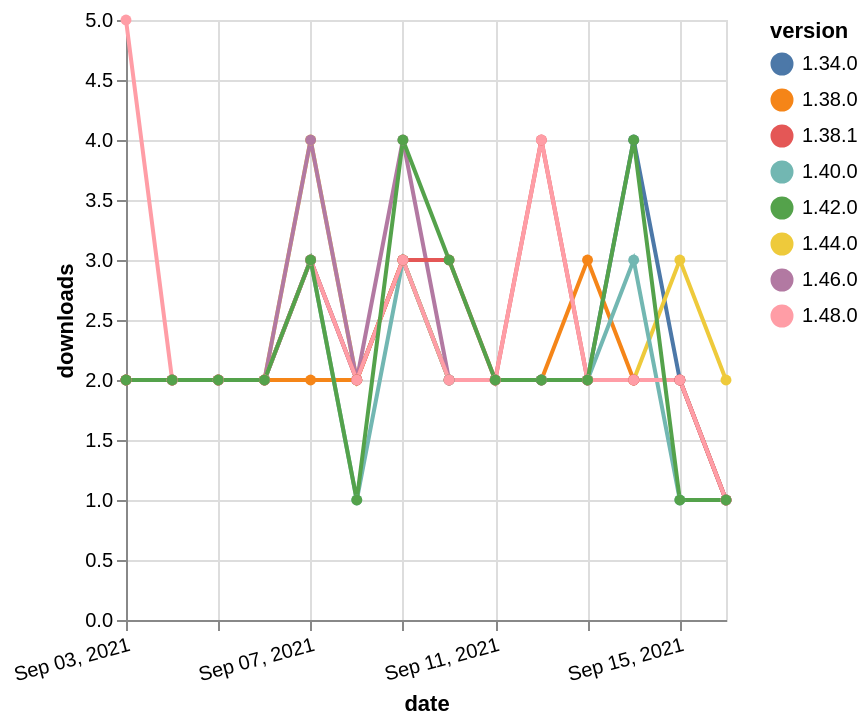

Vega-Lite specification stored for this chart:
### Vega-Lite specification from a JSON file in a GitHub repository (floating-point values rounded to 4 significant figures)
{"$schema": "https://vega.github.io/schema/vega-lite/v5.json", "description": "A simple bar chart with embedded data.", "data": {"values": [{"date": "2021-09-03", "total": 2621, "delta": 2, "version": "1.34.0"}, {"date": "2021-09-04", "total": 2623, "delta": 2, "version": "1.34.0"}, {"date": "2021-09-05", "total": 2625, "delta": 2, "version": "1.34.0"}, {"date": "2021-09-06", "total": 2627, "delta": 2, "version": "1.34.0"}, {"date": "2021-09-07", "total": 2630, "delta": 3, "version": "1.34.0"}, {"date": "2021-09-08", "total": 2632, "delta": 2, "version": "1.34.0"}, {"date": "2021-09-09", "total": 2635, "delta": 3, "version": "1.34.0"}, {"date": "2021-09-10", "total": 2637, "delta": 2, "version": "1.34.0"}, {"date": "2021-09-11", "total": 2639, "delta": 2, "version": "1.34.0"}, {"date": "2021-09-12", "total": 2641, "delta": 2, "version": "1.34.0"}, {"date": "2021-09-13", "total": 2643, "delta": 2, "version": "1.34.0"}, {"date": "2021-09-14", "total": 2647, "delta": 4, "version": "1.34.0"}, {"date": "2021-09-15", "total": 2649, "delta": 2, "version": "1.34.0"}, {"date": "2021-09-16", "total": 2650, "delta": 1, "version": "1.34.0"}, {"date": "2021-09-03", "total": 1011, "delta": 2, "version": "1.44.0"}, {"date": "2021-09-04", "total": 1013, "delta": 2, "version": "1.44.0"}, {"date": "2021-09-05", "total": 1015, "delta": 2, "version": "1.44.0"}, {"date": "2021-09-06", "total": 1017, "delta": 2, "version": "1.44.0"}, {"date": "2021-09-07", "total": 1021, "delta": 4, "version": "1.44.0"}, {"date": "2021-09-08", "total": 1023, "delta": 2, "version": "1.44.0"}, {"date": "2021-09-09", "total": 1026, "delta": 3, "version": "1.44.0"}, {"date": "2021-09-10", "total": 1028, "delta": 2, "version": "1.44.0"}, {"date": "2021-09-11", "total": 1030, "delta": 2, "version": "1.44.0"}, {"date": "2021-09-12", "total": 1032, "delta": 2, "version": "1.44.0"}, {"date": "2021-09-13", "total": 1034, "delta": 2, "version": "1.44.0"}, {"date": "2021-09-14", "total": 1036, "delta": 2, "version": "1.44.0"}, {"date": "2021-09-15", "total": 1039, "delta": 3, "version": "1.44.0"}, {"date": "2021-09-16", "total": 1041, "delta": 2, "version": "1.44.0"}, {"date": "2021-09-03", "total": 1940, "delta": 2, "version": "1.38.0"}, {"date": "2021-09-04", "total": 1942, "delta": 2, "version": "1.38.0"}, {"date": "2021-09-05", "total": 1944, "delta": 2, "version": "1.38.0"}, {"date": "2021-09-06", "total": 1946, "delta": 2, "version": "1.38.0"}, {"date": "2021-09-07", "total": 1948, "delta": 2, "version": "1.38.0"}, {"date": "2021-09-08", "total": 1950, "delta": 2, "version": "1.38.0"}, {"date": "2021-09-09", "total": 1953, "delta": 3, "version": "1.38.0"}, {"date": "2021-09-10", "total": 1955, "delta": 2, "version": "1.38.0"}, {"date": "2021-09-11", "total": 1957, "delta": 2, "version": "1.38.0"}, {"date": "2021-09-12", "total": 1959, "delta": 2, "version": "1.38.0"}, {"date": "2021-09-13", "total": 1962, "delta": 3, "version": "1.38.0"}, {"date": "2021-09-14", "total": 1964, "delta": 2, "version": "1.38.0"}, {"date": "2021-09-15", "total": 1966, "delta": 2, "version": "1.38.0"}, {"date": "2021-09-16", "total": 1967, "delta": 1, "version": "1.38.0"}, {"date": "2021-09-03", "total": 1640, "delta": 2, "version": "1.40.0"}, {"date": "2021-09-04", "total": 1642, "delta": 2, "version": "1.40.0"}, {"date": "2021-09-05", "total": 1644, "delta": 2, "version": "1.40.0"}, {"date": "2021-09-06", "total": 1646, "delta": 2, "version": "1.40.0"}, {"date": "2021-09-07", "total": 1649, "delta": 3, "version": "1.40.0"}, {"date": "2021-09-08", "total": 1650, "delta": 1, "version": "1.40.0"}, {"date": "2021-09-09", "total": 1653, "delta": 3, "version": "1.40.0"}, {"date": "2021-09-10", "total": 1655, "delta": 2, "version": "1.40.0"}, {"date": "2021-09-11", "total": 1657, "delta": 2, "version": "1.40.0"}, {"date": "2021-09-12", "total": 1659, "delta": 2, "version": "1.40.0"}, {"date": "2021-09-13", "total": 1661, "delta": 2, "version": "1.40.0"}, {"date": "2021-09-14", "total": 1664, "delta": 3, "version": "1.40.0"}, {"date": "2021-09-15", "total": 1665, "delta": 1, "version": "1.40.0"}, {"date": "2021-09-16", "total": 1666, "delta": 1, "version": "1.40.0"}, {"date": "2021-09-03", "total": 708, "delta": 2, "version": "1.46.0"}, {"date": "2021-09-04", "total": 710, "delta": 2, "version": "1.46.0"}, {"date": "2021-09-05", "total": 712, "delta": 2, "version": "1.46.0"}, {"date": "2021-09-06", "total": 714, "delta": 2, "version": "1.46.0"}, {"date": "2021-09-07", "total": 718, "delta": 4, "version": "1.46.0"}, {"date": "2021-09-08", "total": 720, "delta": 2, "version": "1.46.0"}, {"date": "2021-09-09", "total": 724, "delta": 4, "version": "1.46.0"}, {"date": "2021-09-10", "total": 726, "delta": 2, "version": "1.46.0"}, {"date": "2021-09-11", "total": 728, "delta": 2, "version": "1.46.0"}, {"date": "2021-09-12", "total": 730, "delta": 2, "version": "1.46.0"}, {"date": "2021-09-13", "total": 732, "delta": 2, "version": "1.46.0"}, {"date": "2021-09-14", "total": 734, "delta": 2, "version": "1.46.0"}, {"date": "2021-09-15", "total": 736, "delta": 2, "version": "1.46.0"}, {"date": "2021-09-16", "total": 737, "delta": 1, "version": "1.46.0"}, {"date": "2021-09-03", "total": 2099, "delta": 2, "version": "1.38.1"}, {"date": "2021-09-04", "total": 2101, "delta": 2, "version": "1.38.1"}, {"date": "2021-09-05", "total": 2103, "delta": 2, "version": "1.38.1"}, {"date": "2021-09-06", "total": 2105, "delta": 2, "version": "1.38.1"}, {"date": "2021-09-07", "total": 2108, "delta": 3, "version": "1.38.1"}, {"date": "2021-09-08", "total": 2110, "delta": 2, "version": "1.38.1"}, {"date": "2021-09-09", "total": 2113, "delta": 3, "version": "1.38.1"}, {"date": "2021-09-10", "total": 2116, "delta": 3, "version": "1.38.1"}, {"date": "2021-09-11", "total": 2118, "delta": 2, "version": "1.38.1"}, {"date": "2021-09-12", "total": 2122, "delta": 4, "version": "1.38.1"}, {"date": "2021-09-13", "total": 2124, "delta": 2, "version": "1.38.1"}, {"date": "2021-09-14", "total": 2126, "delta": 2, "version": "1.38.1"}, {"date": "2021-09-15", "total": 2128, "delta": 2, "version": "1.38.1"}, {"date": "2021-09-16", "total": 2129, "delta": 1, "version": "1.38.1"}, {"date": "2021-09-03", "total": 229, "delta": 5, "version": "1.48.0"}, {"date": "2021-09-04", "total": 231, "delta": 2, "version": "1.48.0"}, {"date": "2021-09-05", "total": 233, "delta": 2, "version": "1.48.0"}, {"date": "2021-09-06", "total": 235, "delta": 2, "version": "1.48.0"}, {"date": "2021-09-07", "total": 238, "delta": 3, "version": "1.48.0"}, {"date": "2021-09-08", "total": 240, "delta": 2, "version": "1.48.0"}, {"date": "2021-09-09", "total": 243, "delta": 3, "version": "1.48.0"}, {"date": "2021-09-10", "total": 245, "delta": 2, "version": "1.48.0"}, {"date": "2021-09-11", "total": 247, "delta": 2, "version": "1.48.0"}, {"date": "2021-09-12", "total": 251, "delta": 4, "version": "1.48.0"}, {"date": "2021-09-13", "total": 253, "delta": 2, "version": "1.48.0"}, {"date": "2021-09-14", "total": 255, "delta": 2, "version": "1.48.0"}, {"date": "2021-09-15", "total": 257, "delta": 2, "version": "1.48.0"}, {"date": "2021-09-16", "total": 258, "delta": 1, "version": "1.48.0"}, {"date": "2021-09-03", "total": 1466, "delta": 2, "version": "1.42.0"}, {"date": "2021-09-04", "total": 1468, "delta": 2, "version": "1.42.0"}, {"date": "2021-09-05", "total": 1470, "delta": 2, "version": "1.42.0"}, {"date": "2021-09-06", "total": 1472, "delta": 2, "version": "1.42.0"}, {"date": "2021-09-07", "total": 1475, "delta": 3, "version": "1.42.0"}, {"date": "2021-09-08", "total": 1476, "delta": 1, "version": "1.42.0"}, {"date": "2021-09-09", "total": 1480, "delta": 4, "version": "1.42.0"}, {"date": "2021-09-10", "total": 1483, "delta": 3, "version": "1.42.0"}, {"date": "2021-09-11", "total": 1485, "delta": 2, "version": "1.42.0"}, {"date": "2021-09-12", "total": 1487, "delta": 2, "version": "1.42.0"}, {"date": "2021-09-13", "total": 1489, "delta": 2, "version": "1.42.0"}, {"date": "2021-09-14", "total": 1493, "delta": 4, "version": "1.42.0"}, {"date": "2021-09-15", "total": 1494, "delta": 1, "version": "1.42.0"}, {"date": "2021-09-16", "total": 1495, "delta": 1, "version": "1.42.0"}]}, "width": "container", "mark": {"type": "line", "point": {"filled": true}}, "encoding": {"x": {"field": "date", "type": "temporal", "timeUnit": "yearmonthdate", "title": "date", "axis": {"labelAngle": -15}}, "y": {"field": "delta", "type": "quantitative", "title": "downloads"}, "color": {"field": "version", "type": "nominal"}, "tooltip": {"field": "delta"}}}
